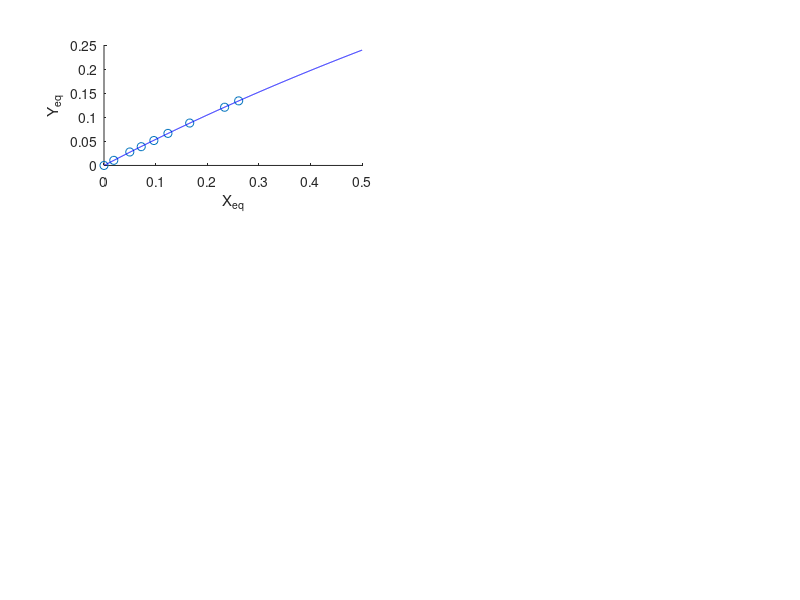

Here is the MATLAB script that generated this plot: (Note: this script raises an error after producing the figure.)
clear

%% Ethanol - water vapor-liquid equilibrium %%

x = [0 0.0186 0.0476 0.0673 0.0881 0.1102 0.1424 0.1894 0.2069]; % mole fraction 
y = [0 0.0105 0.0272 0.0375 0.0492 0.0624 0.0809 0.1078 0.1182]; % mole fraction
X = x./(1 - x);                                                 % mole ratio
Y = y./(1 - y);                                                 % mole ratio

subplot(3,2,1);
scatter(X,Y);
xlabel('X');
ylabel('Y');
hold on;

%% VLE fitting %%

F_fit = @(x_fit,x_data) (x_fit(1).*x_data)./(1 + (x_fit(2).*x_data));       % Y-X fitting
x_fit0 = [1 1];
[x_fit, resnorm] = lsqcurvefit(F_fit,x_fit0,X,Y);   % Fitting method 1

beta = nlinfit(X,Y,F_fit,x_fit0);                   % Fitting method 2

% Fitted constants a = 0.5576, b = 0.3287

X_eq = linspace(0,0.50,1000);

% Fitted curve Y_eq
Y_eq = (x_fit(1).*X_eq)./(1 + (x_fit(2).*X_eq));   
subplot(3,2,1);
plot(X_eq,Y_eq,Color='b');                                               % Use Y-eq from now on
xlabel('X_{eq}');
ylabel('Y_{eq}');
hold on; 

%% Gas feed composition and solute reomval %%
% Gas feed rate - 2000 kg/hr
% CO2 - 85% mol, EtOH - 15% mol

Mav = 0.85*44 + 0.15*46;                                        % Avg molecular weight of feed gas = 44.3
G1 = 2000/Mav;                                                  % gas feed rate kmol/hr = 45.1467
%G1 = 43.76;                                                    % If someone has obtained G1 = 43.76 that is also okay
y1 = 0.15;                                                      % feed concentration (mol fraction), y1 = 0.15
Y1 = y1/(1-y1);                                                 % feed concentration (mol ratio), Y1 = 0.1765
Gs = G1*(1-y1);                                                 % feed rate solute-free basis, Gs = 38.3747 kmol/hr
G1_etoh = G1*y1;                                                % etoh entering, G1_etoh = 6.7720 kmol/hr

solute_removal = [0.86 0.88 0.92 0.94 0.96 0.98];               % array to define ethanol recoveries
% The first two values of the array are for the bonus question

%% Solvent composition %%
% EtOH in solvent feed - 0.0 mole%

x2 = 0.0;                                                       % x2 and X2 will be the same for all
X2 = x2/(1-x2);

% Full marks if x2 and X2 has been defined in the code atleast once
%% Array initialization %%

sz = size(solute_removal,2);
G2_etoh = zeros(1,sz);
Y2 = zeros(1,sz);
y2 = zeros(1,sz);
X1_max = zeros(1,sz);
Ls_min = zeros(1,sz);
Ls = zeros(1,sz);
NTU_1 = zeros(1,sz);
NTU_2 = zeros(1,sz);
pinchSlope = zeros(1,sz);
pinchpoint = zeros(2,sz);
Ht = zeros(1,sz);

%% Exit gas concentration %%

for i = 1:sz
    G2_etoh(i) = G1_etoh*(1 - solute_removal(i));                                         % etoh leaving
    Y2(i) = G2_etoh(i)/Gs;                                                                % exit etoh conc.
    y2(i) = Y2(i)/(1+Y2(i));                                                              % exit etoh conc.
end

% G2_etoh (kmol/hr) : 92% - 0.5418, 94% - 0.4063, 96% - 0.2709, 98% - 0.1354
% Y2: 92% - 0.0141, 94% - 0.0106, 96% - 0.0071, 98% - 0.0035
% y2: 92% - 0.0139, 94% - 0.0105, 96% - 0.0070, 98% - 0.0035
% x2: 0 for all
% X2: 0 for all
% For bonus question: Y2: 86% - 0.0247, 88% - 0.0212
% y2: 86% - 0.0241, 88% - 0.0207

%% Minimum and actual solvent flow rate %%

pinch0 = [0.1 0.1];                                                                     % initial guess for determining pinch point
for i = 1:sz              
    f_minSolvent = @(ct) minSolvent(ct, x_fit(1), x_fit(2), X2, Y2(i));                 % calling the function to determine pinch point
    pinch = fsolve(f_minSolvent,pinch0);
    if (pinch(2) >= Y1)
        pinch(2) = Y1;
        pinch(1) = Y1/(x_fit(1) - x_fit(2)*Y1);
    end
    pinchpoint(1,i) = pinch(1);
    pinchpoint(2,i) = pinch(2);
    pinchSlope(i) = (pinch(2) - Y2(i))/(pinch(1) - X2);
    X1_max(i) = ((Y1 - Y2(i))/pinchSlope(i)) + X2;                                      
    Ls_min(i) = Gs*pinchSlope(i);                                                         % Minimum solvent rate
    Ls(i) = 1.25*Ls_min(i);                                                               % Actual solvent rate
end
% Pinch point coordinates:
% 92%: x-0.3054, y-0.1548; 
% 94%: x-0.2610, y-0.1340; 
% 96%: x-0.2098, y-0.1094; 
% 98%: x-0.1454, y-0.0774;

% Minimumn solvent rate, Ls_min:
% 92%: 17.6720;			 
% 94%: 18.1505; 
% 96%: 18.7264; 
% 98%: 19.4903;

subplot(3,2,2);
plot(solute_removal,Ls_min);
xlabel('recovery');
ylabel('L_{s,min}');

% Minimum solvent rate increases with the required recovery as more solvent
% needs to be provided for higher solute removals. All points including
% bonus question recoveries are included in this plot.

% For bonus question:
% Pinch point coordinates:
% 86%: x-0.3532, y-0.3532; 
% 88%: x-0.1765, y-0.1765;

% Minimumn solvent rate, Ls_min:
% 86%: 16.4880;			 
% 88%: 16.8715;
%% Operating line %%

operatingLine = zeros(size(X_eq,2),sz);
minSolvent_operatingLine = zeros(size(X_eq,2),sz);

for i=1:sz
    for j=1:size(X_eq,2)
        operatingLine(i,j) = Y2(i) + (Ls(i)/Gs)*(X_eq(j) - X2);                         % Operating line for all recoveries
        minSolvent_operatingLine(i,j) = Y2(i) + (Ls_min(i)/Gs)*(X_eq(j) - X2);          % Minimum solvent operating lines for all recoveries
    end
end

% Give full marks for part (vii) if atleast one operating line is shown in the plot

subplot(3,2,3)
plot(X_eq,Y_eq,Color='b'); 
hold on
plot(X_eq, operatingLine(5,:), "Color","r","LineStyle","--");               % Operating line for 94% recovery
hold on
yline(Y1,Color='g',LineStyle='-.');
hold on
plot(X_eq, minSolvent_operatingLine(5,:));                                  % Minimum solvent operating line for 94% recovery
axis([0 0.7 0 0.4]);
hold on
plot(pinchpoint(1,4),pinchpoint(2,4), Marker="*")
xlabel('X');
ylabel('Y');
legend('Equilibrium Curve','Operating line','Y1', 'Min solv op line', 'Pinch Point')

X1_max_94 = X1_max(4);

%% Bonus question

% For 86% recovery

subplot(3,2,4)
plot(X_eq,Y_eq,Color='b'); 
hold on
plot(X_eq, operatingLine(1,:), "Color","r","LineStyle","--");               % Operating line for 86% recovery
hold on
yline(Y1,Color='g',LineStyle='-.');
hold on
plot(X_eq, minSolvent_operatingLine(1,:));                                  % Minimum solvent operating line for 86% recovery
axis([0 0.7 0 0.4]);
hold on
plot(pinchpoint(1,1),pinchpoint(2,1), Marker="*")
xlabel('X');
ylabel('Y');
legend('Equilibrium Curve','Operating line 86% rec','Y1','Min solv op line', 'Pinch Point')


% For 88% recovery

subplot(3,2,5)
plot(X_eq,Y_eq,Color='b'); 
hold on
plot(X_eq, operatingLine(2,:), "Color","r","LineStyle","--");               % Operating line for 88% recovery
hold on
yline(Y1,Color='g',LineStyle='-.');
hold on
plot(X_eq, minSolvent_operatingLine(2,:));                                  % Minimum solvent operating line for 86% recovery
axis([0 0.7 0 0.4]);
hold on
plot(pinchpoint(1,2),pinchpoint(2,2), Marker="*")
xlabel('X');
ylabel('Y');
legend('Equilibrium Curve','Operating line 88% rec','Y1','Min solv op line', 'Pinch Point')
%%  Lab3
 


%(II)

x = [0 0.0186 0.0476 0.0673 0.0881 0.1102 0.1424 0.1894 0.2069]; 
y = [0 0.0105 0.0272 0.0375 0.0492 0.0624 0.0809 0.1078 0.1182];
X = x./(1-x);
Y = y./(1-y);

fun = @(a,x_data) (a(1).*x_data)./(1 + (a(2).*x_data));
a0 = [1,1];
a = lsqcurvefit(fun,a0,X,Y);
Y_fit = (a(1).*X)./(1 + (a(2).*X));

figure
plot(X,Y_fit,'b','LineWidth',2)
hold on 
plot(X,Y,'r o')
plot(X_eq, operatingLine(4,:), "Color","r","LineStyle","--");
legend('Fitted Curve','Data Point','Operating line(94%)');
title('X vs Y');
xlabel('X');
ylabel('Y');


% Recovery = 94%
nt = zeros(1,2);
X_val = linspace(X(1),X(9),1000);
Y_new = operatingLine(4,1000);
X_new = X_val(1000);
nt(1) = -1;

while (Y_new >= operatingLine(4,1))
    Y_old = Y_new;
    X_old = X_new;
    Y_new = (a(1)*X_new)/(1 + a(2)*X_new);
    X_new = ((Y_new - operatingLine(4,1))/(operatingLine(4,1000) - operatingLine(4,1)))*(X_eq(1000) - X_eq(1)) + X_eq(1);
    nt(1) = nt(1) + 1;
    line([X_old X_old],[Y_old Y_new]);
    line([X_old X_new],[Y_new Y_new]);
end   

nt(1) = nt(1) + ((Y_old - operatingLine(4,1))/(Y_old - Y_new));

% nt = 8.4713

%% (III)

figure
plot(X,Y_fit,'b','LineWidth',2)
hold on 
plot(X,Y,'ro')
plot(X_eq, operatingLine(6,:), "Color","r","LineStyle","--");
legend('Fitted Curve','Data Point','Operating line(98%)');
title('X vs Y');
xlabel('X');
ylabel('Y');

% Recovery = 98%
X_val = linspace(X(1),X(9),1000);
Y_new = operatingLine(6,1000);
X_new = X_val(1000);
nt(2) = -1;

while (Y_new >= operatingLine(6,1))
    Y_old = Y_new;
    X_old = X_new;
    Y_new = (a(1)*X_new)/(1 + a(2)*X_new);
    X_new = ((Y_new - operatingLine(6,1))/(operatingLine(6,1000) - operatingLine(6,1)))*(X_eq(1000) - X_eq(1)) + X_eq(1);
    nt(2) = nt(2) + 1;
     line([X_old X_old],[Y_old Y_new]);
    line([X_old X_new],[Y_new Y_new]);
end   

nt(2) = nt(2) + ((Y_old - operatingLine(6,1))/(Y_old - Y_new));

% nt = 12.6212

rec = [94 98];
figure
plot(rec,nt,'b','LineWidth',2);
xlabel('Recovery');
ylabel('No of Stages');
title('Recovery vs No of Stage');

%% (IV)
% H_toG

K_yabar = 130;
A_T = 0.8;
G_sprime = Gs/A_T;
H_toG = G_sprime/K_yabar;

% H_toG = 0.3690


%% (V)
% N_toG
N_toG = zeros(1,2);

% Recovery = 94%
Y_prime1 = (a(1)*X_val)./(1 + a(2)*X_val);
Fn1 = 1./(operatingLine(4,:) - Y_prime1);
N_toG(1) = trapz(Fn1);
% N_toG = 1.7752e+04;

% Recovery = 98%
Y_prime2 = (a(1)*X_val)./(1 + a(2)*X_val);
Fn2 = 1./(operatingLine(6,:) - Y_prime2);
N_toG(2) = trapz(Fn2);
% N_toG = 2.2360e+04;

%% (VI)
% h_T
h_T = zeros(1,2);

h_T(1,1) = H_toG*N_toG(1);
h_T(1,2) = H_toG*N_toG(2);

figure
plot(rec,h_T,'b','LineWidth',2);
xlabel('Recovery');
ylabel('Height of the Column');
title('Recovery vs Height of the Column');

% The Height of the Column(nt) increases with increase in recovery

